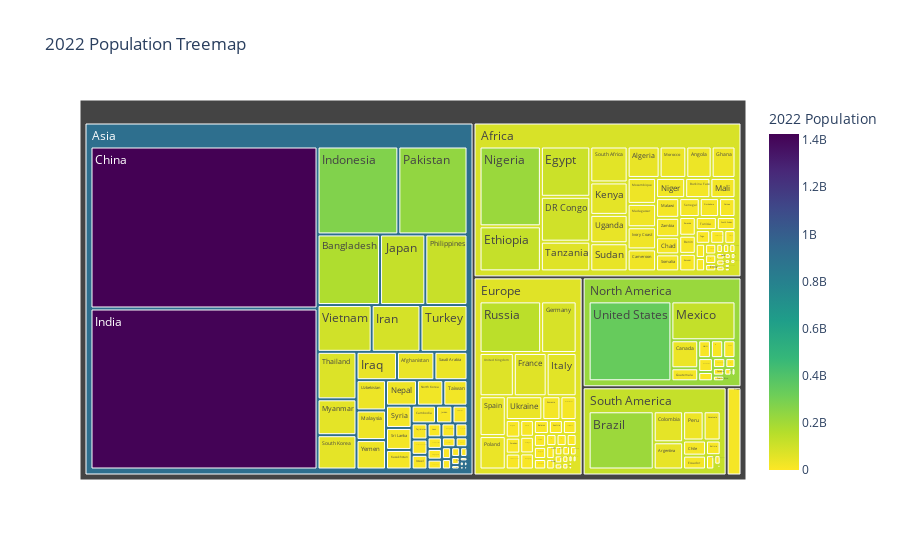
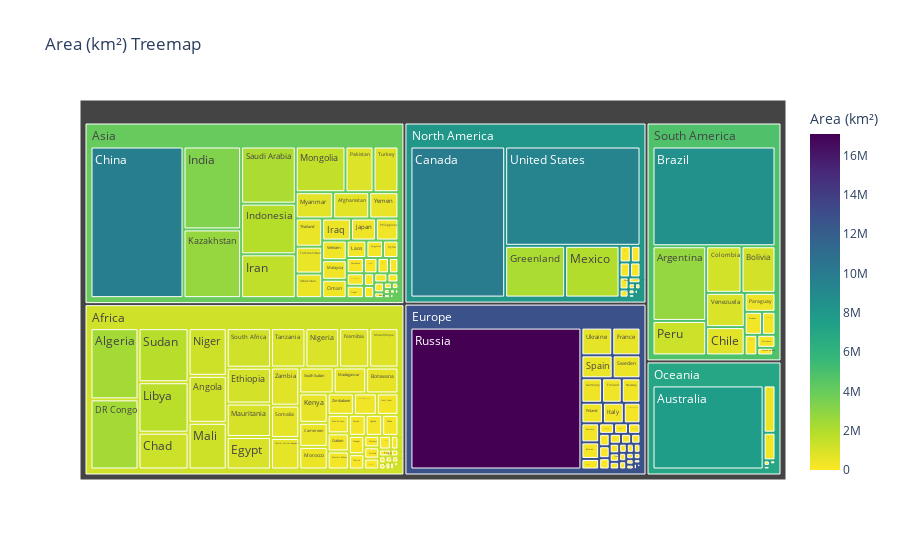
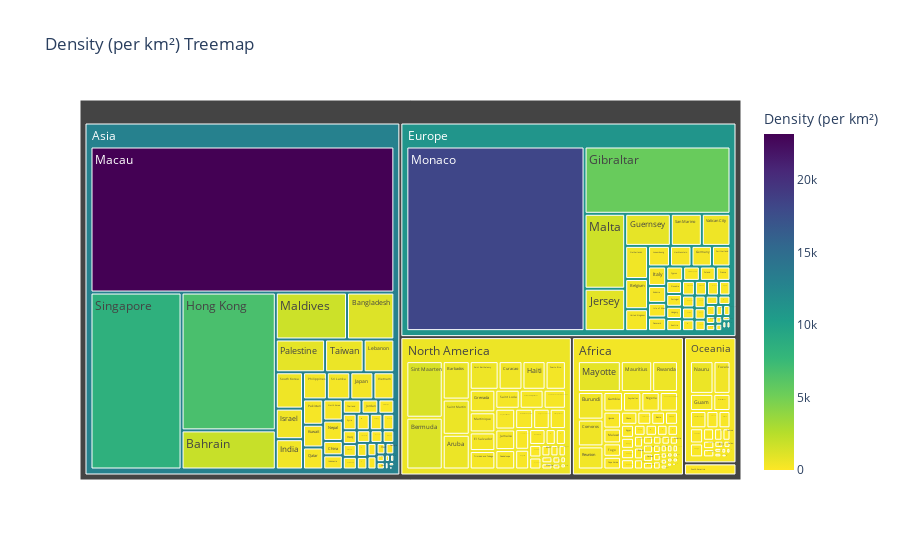

These figures' notebook cell, in order:
### Code cell
for i in xols:    
    df_cc = df.groupby(['Continent','Country/Territory']).sum(numeric_only=True)[i]
    df_cc = df_cc.reset_index()
    fig = px.treemap(df_cc, path=['Continent','Country/Territory'], values=i, color =i, color_continuous_scale='Viridis_r', title=f'{i} Treemap')
    fig.show()
    fig.write_html(f"{i} heatmap.html")

### Figure 1 — Plotly figure (JSON) as saved in the notebook; plotly's stock layout.template omitted (floating-point values rounded to 4 significant figures; data arrays with more than 128 entries replaced by an {"elided": "..."} marker saying what was removed)
{"data": [{"branchvalues": "total", "customdata": {"elided": "240x1 float values"}, "domain": {"x": [0, 1], "y": [0, 1]}, "hovertemplate": "labels=%{label}<br>2022 Population_sum=%{value}<br>parent=%{parent}<br>id=%{id}<br>2022 Population=%{color}<extra></extra>", "ids": {"elided": "240 str values"}, "labels": {"elided": "240 str values"}, "marker": {"coloraxis": "coloraxis", "colors": {"elided": "240 float values"}}, "name": "", "parents": {"elided": "240 str values"}, "type": "treemap", "values": {"elided": "240 int values"}}], "layout": {"coloraxis": {"colorbar": {"title": {"text": "2022 Population"}}, "colorscale": [[0, "#fde725"], [0.1111, "#b5de2b"], [0.2222, "#6ece58"], [0.3333, "#35b779"], [0.4444, "#1f9e89"], [0.5556, "#26828e"], [0.6667, "#31688e"], [0.7778, "#3e4989"], [0.8889, "#482878"], [1, "#440154"]]}, "legend": {"tracegroupgap": 0}, "title": {"text": "2022 Population Treemap"}}}

### Figure 2 — Plotly figure (JSON) as saved in the notebook; plotly's stock layout.template omitted (floating-point values rounded to 4 significant figures; data arrays with more than 128 entries replaced by an {"elided": "..."} marker saying what was removed)
{"data": [{"branchvalues": "total", "customdata": {"elided": "240x1 float values"}, "domain": {"x": [0, 1], "y": [0, 1]}, "hovertemplate": "labels=%{label}<br>Area (km²)_sum=%{value}<br>parent=%{parent}<br>id=%{id}<br>Area (km²)=%{color}<extra></extra>", "ids": {"elided": "240 str values"}, "labels": {"elided": "240 str values"}, "marker": {"coloraxis": "coloraxis", "colors": {"elided": "240 float values"}}, "name": "", "parents": {"elided": "240 str values"}, "type": "treemap", "values": {"elided": "240 int values"}}], "layout": {"coloraxis": {"colorbar": {"title": {"text": "Area (km²)"}}, "colorscale": [[0, "#fde725"], [0.1111, "#b5de2b"], [0.2222, "#6ece58"], [0.3333, "#35b779"], [0.4444, "#1f9e89"], [0.5556, "#26828e"], [0.6667, "#31688e"], [0.7778, "#3e4989"], [0.8889, "#482878"], [1, "#440154"]]}, "legend": {"tracegroupgap": 0}, "title": {"text": "Area (km²) Treemap"}}}

### Figure 3 — Plotly figure (JSON) as saved in the notebook; plotly's stock layout.template omitted (floating-point values rounded to 4 significant figures; data arrays with more than 128 entries replaced by an {"elided": "..."} marker saying what was removed)
{"data": [{"branchvalues": "total", "customdata": {"elided": "240x1 float values"}, "domain": {"x": [0, 1], "y": [0, 1]}, "hovertemplate": "labels=%{label}<br>Density (per km²)_sum=%{value}<br>parent=%{parent}<br>id=%{id}<br>Density (per km²)=%{color}<extra></extra>", "ids": {"elided": "240 str values"}, "labels": {"elided": "240 str values"}, "marker": {"coloraxis": "coloraxis", "colors": {"elided": "240 float values"}}, "name": "", "parents": {"elided": "240 str values"}, "type": "treemap", "values": {"elided": "240 float values"}}], "layout": {"coloraxis": {"colorbar": {"title": {"text": "Density (per km²)"}}, "colorscale": [[0, "#fde725"], [0.1111, "#b5de2b"], [0.2222, "#6ece58"], [0.3333, "#35b779"], [0.4444, "#1f9e89"], [0.5556, "#26828e"], [0.6667, "#31688e"], [0.7778, "#3e4989"], [0.8889, "#482878"], [1, "#440154"]]}, "legend": {"tracegroupgap": 0}, "title": {"text": "Density (per km²) Treemap"}}}
